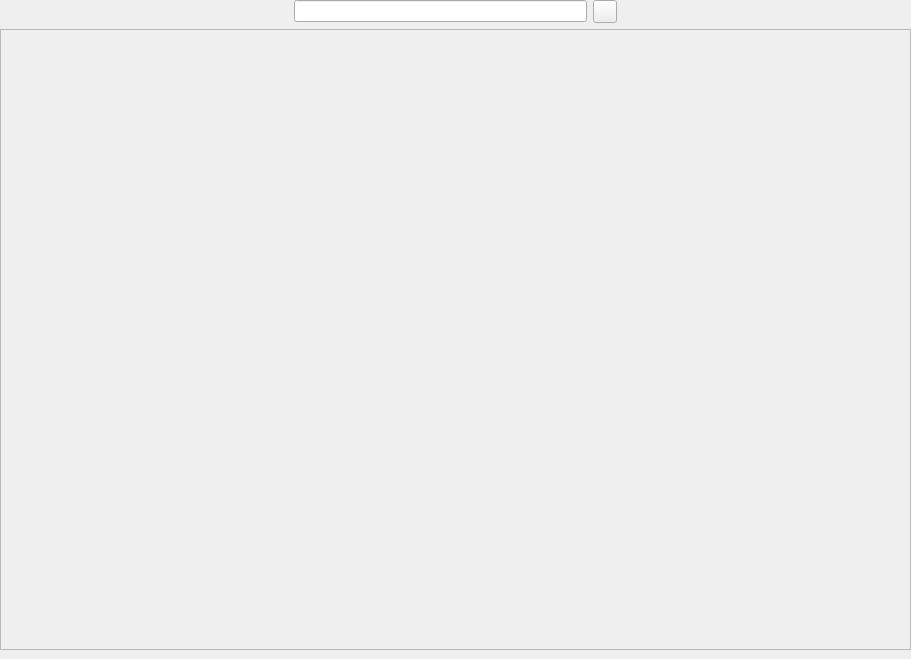
<?xml version="1.0" encoding="UTF-8"?>
<ui version="4.0">
 <class>NovelSearch</class>
 <widget class="QWidget" name="NovelSearch">
  <property name="geometry">
   <rect>
    <x>0</x>
    <y>0</y>
    <width>911</width>
    <height>659</height>
   </rect>
  </property>
  <property name="windowTitle">
   <string>Form</string>
  </property>
  <property name="styleSheet">
   <string notr="true"/>
  </property>
  <layout class="QGridLayout" name="gridLayout">
   <property name="leftMargin">
    <number>0</number>
   </property>
   <property name="topMargin">
    <number>0</number>
   </property>
   <property name="rightMargin">
    <number>0</number>
   </property>
   <property name="bottomMargin">
    <number>9</number>
   </property>
   <property name="horizontalSpacing">
    <number>0</number>
   </property>
   <property name="verticalSpacing">
    <number>6</number>
   </property>
   <item row="1" column="0">
    <widget class="QWidget" name="wgt_top" native="true">
     <layout class="QGridLayout" name="gridLayout_3">
      <property name="leftMargin">
       <number>0</number>
      </property>
      <property name="topMargin">
       <number>0</number>
      </property>
      <property name="rightMargin">
       <number>0</number>
      </property>
      <property name="bottomMargin">
       <number>0</number>
      </property>
      <item row="0" column="2">
       <widget class="ToolButton" name="btn_stop">
        <property name="text">
         <string/>
        </property>
       </widget>
      </item>
      <item row="0" column="1">
       <widget class="SearchLineEdit" name="le_search">
        <property name="maximumSize">
         <size>
          <width>300</width>
          <height>16777215</height>
         </size>
        </property>
       </widget>
      </item>
      <item row="0" column="0">
       <spacer name="horizontalSpacer">
        <property name="orientation">
         <enum>Qt::Orientation::Horizontal</enum>
        </property>
        <property name="sizeHint" stdset="0">
         <size>
          <width>40</width>
          <height>20</height>
         </size>
        </property>
       </spacer>
      </item>
      <item row="0" column="3">
       <spacer name="horizontalSpacer_2">
        <property name="orientation">
         <enum>Qt::Orientation::Horizontal</enum>
        </property>
        <property name="sizeHint" stdset="0">
         <size>
          <width>40</width>
          <height>20</height>
         </size>
        </property>
       </spacer>
      </item>
     </layout>
    </widget>
   </item>
   <item row="3" column="0" colspan="4">
    <layout class="QVBoxLayout" name="progressbar_layout"/>
   </item>
   <item row="2" column="0" colspan="4">
    <widget class="SmoothScrollArea" name="container">
     <property name="widgetResizable">
      <bool>true</bool>
     </property>
     <widget class="QWidget" name="smoothScrollArea">
      <property name="geometry">
       <rect>
        <x>0</x>
        <y>0</y>
        <width>909</width>
        <height>612</height>
       </rect>
      </property>
      <layout class="QGridLayout" name="gridLayout_2">
       <property name="leftMargin">
        <number>0</number>
       </property>
       <property name="topMargin">
        <number>0</number>
       </property>
       <property name="rightMargin">
        <number>0</number>
       </property>
       <property name="bottomMargin">
        <number>0</number>
       </property>
       <item row="0" column="0">
        <layout class="QVBoxLayout" name="qvl_book_list"/>
       </item>
      </layout>
     </widget>
    </widget>
   </item>
  </layout>
 </widget>
 <customwidgets>
  <customwidget>
   <class>SearchLineEdit</class>
   <extends>QLineEdit</extends>
   <header>qfluentwidgets</header>
  </customwidget>
  <customwidget>
   <class>SmoothScrollArea</class>
   <extends>QScrollArea</extends>
   <header>qfluentwidgets</header>
   <container>1</container>
  </customwidget>
  <customwidget>
   <class>ToolButton</class>
   <extends>QToolButton</extends>
   <header>qfluentwidgets</header>
  </customwidget>
 </customwidgets>
 <resources/>
 <connections/>
</ui>
